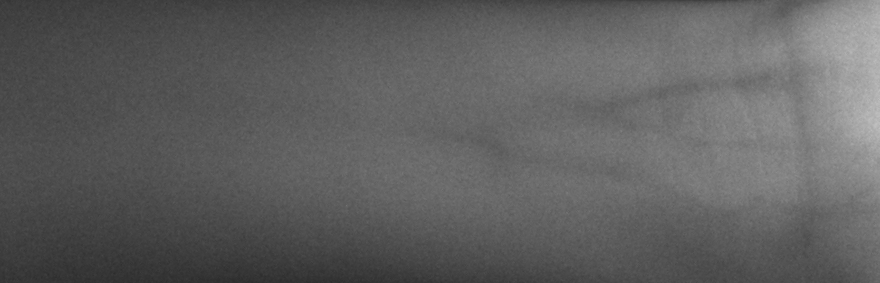
%> input picture Matte/johanna1cropped.png, 880 x 283 px
$ octave draft.m   (GNU Octave 9; MATLAB toolbox functions it lacks are replaced by stand-ins)
%> lines starting %> are read from the running program, lines starting %| are printed output that depends on the picture; in (x1, y1, x2, y2) boxes, pixels count from 0 and x2, y2 are one past the last pixel; in counts of white or black regions, pixels touching at a corner belong together; the program's own positions count from 1
%mitt f鰎slag 1

Originalet = imread('johanna1cropped.png');
%> Originalet is the input picture: size 283x880x3 uint8; min 44, max 191, mean 95.1
Original = rgb2gray(Originalet);

hist = adapthisteq(Original,'ClipLimit',0.015);
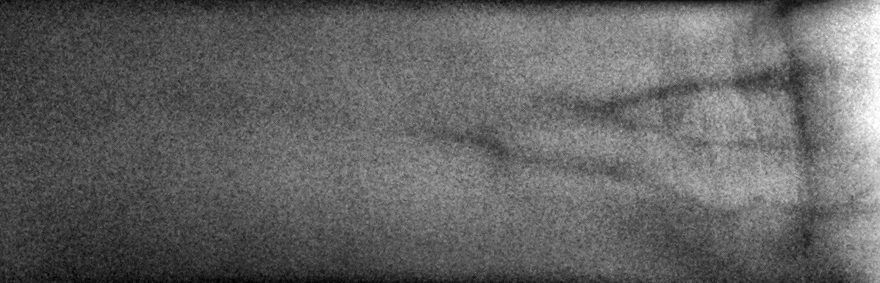
%> hist: size 283x880 uint8; min 0, max 255, mean 98.7

gaussian = imgaussfilt(hist,2);

badlight = im2double(gaussian);

se = strel('diamond', 20);

%# Removes uneven lighting and enhances contrast.
lightok = imdivide(badlight,imclose(badlight,se));
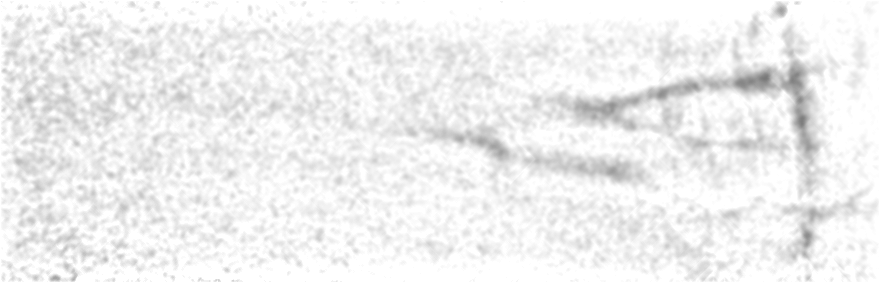
%> lightok: size 283x880 double; min 0.472, max 1, mean 0.943

figure(101)
subplot(1,3,1)
imshow(badlight)
title('Unevenlight')
subplot(1,3,2)
imshow(imclose(badlight,se))

subplot(1,3,3)
imshow(lightok)

maybe = imadjust(imopen(badlight,se));
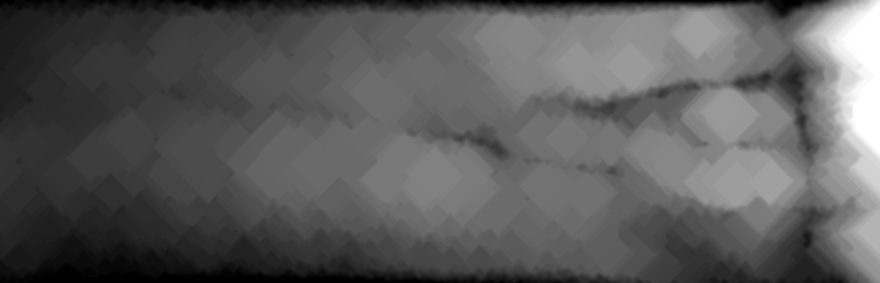
%> maybe: size 283x880 double; min 0, max 1, mean 0.354

figure(1)
subplot(2,2,1)
imshow(Original)
title('Original')
subplot(2,2,2)
imshow(hist);
title('histeq')
subplot(2,2,3)
imshow(gaussian)
title('gaussian')
subplot(2,2,4)
imshow(lightok)
title('lightok')

contrasty = imadjust(lightok);
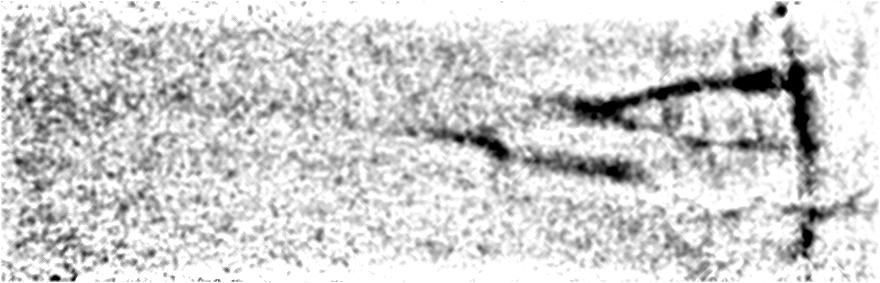
%> contrasty: size 283x880 double; min 0, max 1, mean 0.817

sep = strel('octagon',3);
close = imclose(contrasty,sep);
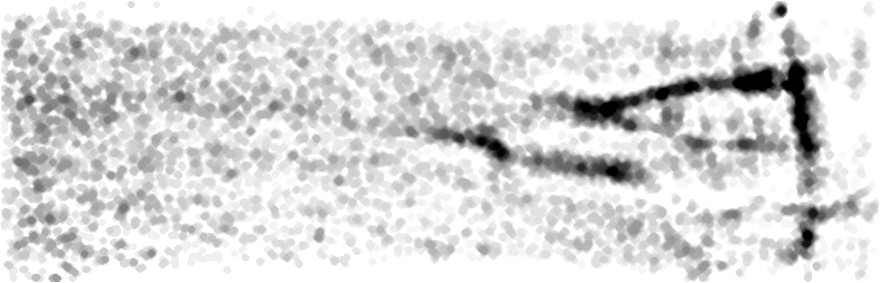
%> close: size 283x880 double; min 0, max 1, mean 0.857

binary = imbinarize(close, 0.8);
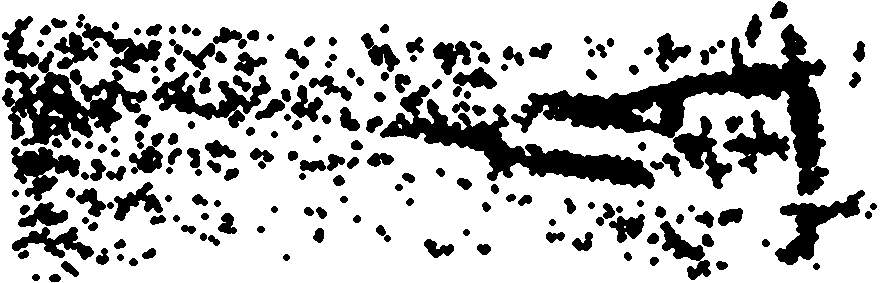
%> binary: size 283x880 logical; 73.6% white; 198 black regions, largest, box (x1, y1, x2, y2) and area: (511, 24, 829, 196) 12644, (380, 85, 655, 189) 7582, (2, 16, 147, 146) 6736

invert = imcomplement(binary);

removespeckle = bwareaopen(invert, 1700);
%> removespeckle: size 283x880 logical; 13.5% white; 6 white regions, box (x1, y1, x2, y2) and area: (511, 24, 829, 196) 12644, (380, 85, 655, 189) 7582, (2, 16, 147, 146) 6736, (152, 72, 271, 128) 2457, (775, 190, 865, 265) 2340, (11, 147, 80, 201) 1881

figure(2)
subplot(2,3,1)
imshow(contrasty)
title('contrasty')
subplot(2,3,2)
imshow(close)
title('close')
subplot(2,3,3)
imshow(binary)
title('binary')
subplot(2,3,4)
imshow(invert)
title('invert')
subplot(2,3,5)
imshow(removespeckle)
title('removespeckle')
subplot(2,3,6)
imshow(removespeckle, [0 0 0; 0 1 0.97])
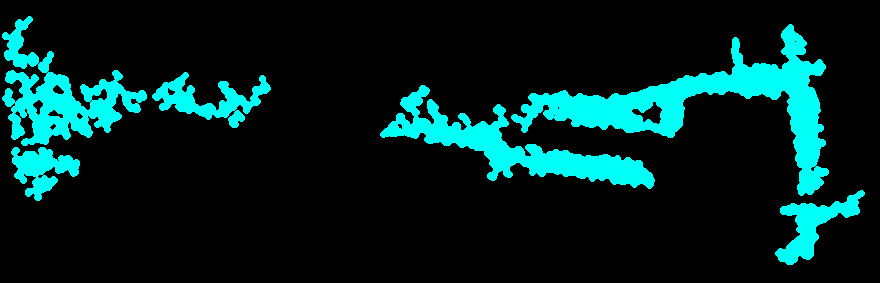
%> displayed picture: size 283x880x3, on the screen's scale of 0 to 255; mean R, G, B 0, 34.4, 33.4
title('final result')

% [40 lines of commented-out code are left out]
